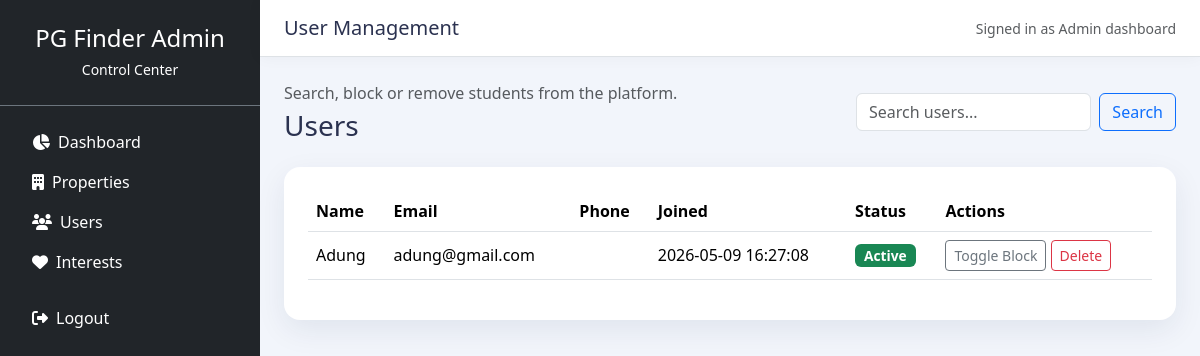
Page /admin/users.php (signed in) on the committed database.
### tables this page shows
CREATE TABLE `users` (
  `id` int(11) NOT NULL,
  `name` varchar(100) NOT NULL,
  `email` varchar(150) NOT NULL,
  `password` varchar(255) NOT NULL,
  `phone` varchar(20) DEFAULT NULL,
  `created_at` timestamp NOT NULL DEFAULT current_timestamp(),
  `is_blocked` tinyint(1) DEFAULT 0
);

### admin/users.php (the view, shortened to what this page needs)
<?php
$pdo = getPDO();
$search = trim($_GET['search'] ?? '');
$condition = '';
$params = [];
$query = "SELECT id, name, email, phone, created_at, is_blocked FROM users $condition ORDER BY id DESC";
$stmt = $pdo->prepare($query);
$stmt->execute($params);
$users = $stmt->fetchAll();
include __DIR__ . '/includes/header.php';
?>
<div class="d-flex justify-content-between align-items-center mb-4">
  <div>
    <p class="text-muted mb-1">Search, block or remove students from the platform.</p>
    <h3 class="mb-0">Users</h3>
  </div>
  <form class="d-flex" method="get" style="max-width: 320px;">
    <input type="search" name="search" id="userSearch" class="form-control me-2" placeholder="Search users..." value="<?php echo htmlspecialchars($search); ?>">
    <button type="submit" class="btn btn-outline-primary">Search</button>
  </form>
</div>
<div class="card dashboard-card">
  <div class="card-body">
    <div class="table-responsive">
      <table class="table table-hover align-middle">
        <thead>
          <tr>
            <th>Name</th>
            <th>Email</th>
            <th>Phone</th>
            <th>Joined</th>
            <th>Status</th>
            <th>Actions</th>
          </tr>
        </thead>
        <tbody>
          <?php if ($users): ?>
            <?php foreach ($users as $user): ?>
              <tr class="user-row">
                <td><?php echo htmlspecialchars($user['name']); ?></td>
                <td><?php echo htmlspecialchars($user['email']); ?></td>
                <td><?php echo htmlspecialchars($user['phone']); ?></td>
                <td><?php echo htmlspecialchars($user['created_at']); ?></td>
                <td>
                  <?php if ($user['is_blocked']): ?>
                    <span class="badge bg-danger">Blocked</span>
                  <?php else: ?>
                    <span class="badge bg-success">Active</span>
                  <?php endif; ?>
                </td>
                <td>
                  <button class="btn btn-sm btn-outline-secondary delete-action" data-url="<?php echo BASE_URL; ?>/admin/api/users.php" data-action="toggle-block" data-id="<?php echo $user['id']; ?>" data-confirm="Toggle user block status?">Toggle Block</button>
                  <button class="btn btn-sm btn-outline-danger delete-action" data-url="<?php echo BASE_URL; ?>/admin/api/users.php" data-action="delete" data-id="<?php echo $user['id']; ?>" data-confirm="Delete this user permanently?">Delete</button>
                </td>
              </tr>
            <?php endforeach; ?>
          <?php else: ?>
            <tr><td colspan="6" class="text-center text-muted">No users found.</td></tr>
          <?php endif; ?>
        </tbody>
      </table>
    </div>
  </div>
</div>
<?php include __DIR__ . '/includes/footer.php'; ?>

### admin/css/admin.css (style rules this page uses)
:root { --admin-bg: #f2f5fb; --sidebar-bg: #0d1732; --sidebar-text: #bec9e3; --accent: #4d7cff; }
body { min-height: 100vh; background: var(--admin-bg); color: #2b3250; }
.dashboard-card { border: none; border-radius: 1rem; box-shadow: 0 10px 30px rgba(17, 36, 81, 0.08); }
.dashboard-card .card-body { padding: 1.5rem; }
.table-responsive { overflow-x: auto; }
.card .badge { font-size: 0.86rem; }

### rows in the picture
users: name "Adung", email "adung@gmail.com", created_at "2026-05-09 16:27:08", is_blocked "Active"

### other values in the picture
$pageTitle "User Management"
$adminName "Admin dashboard"
